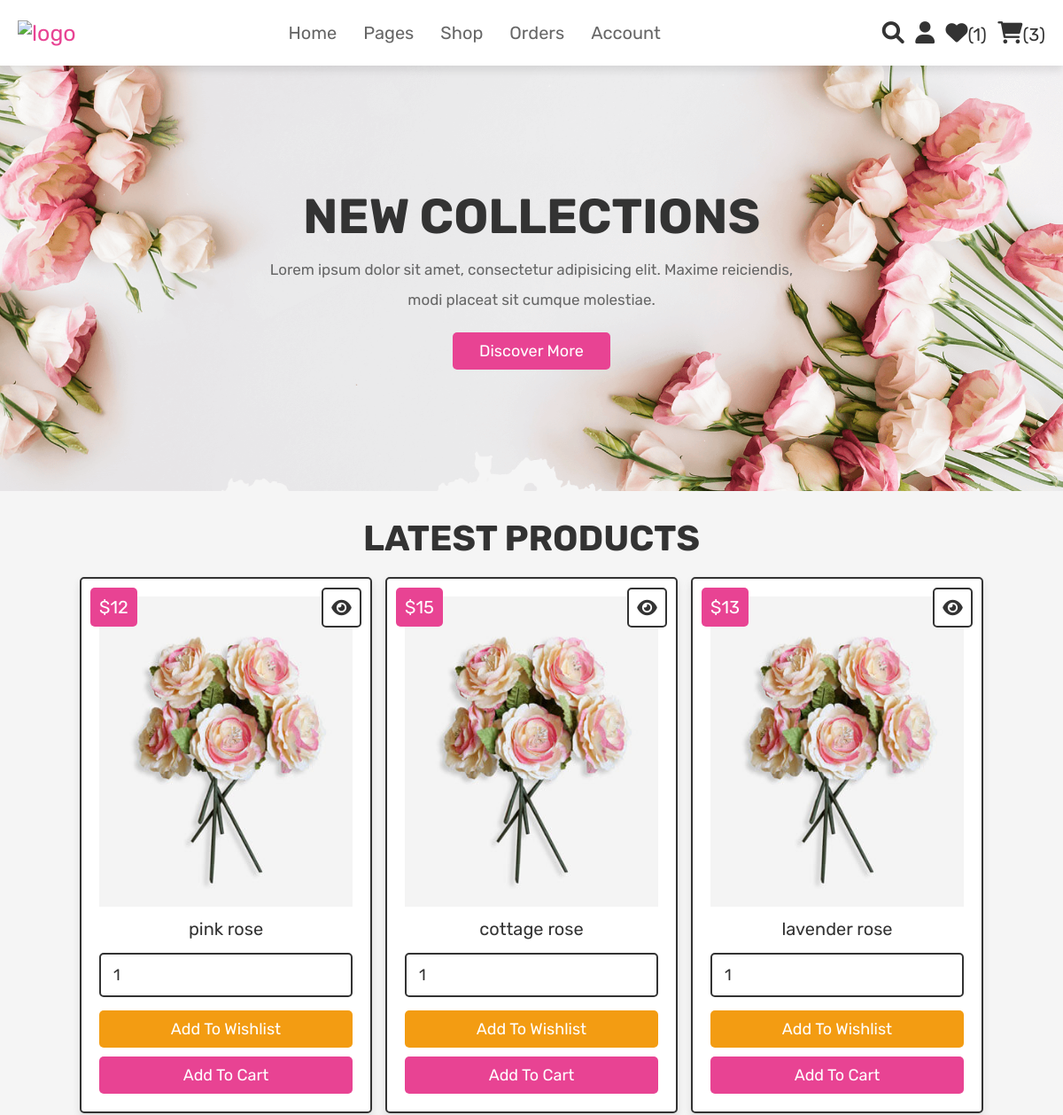
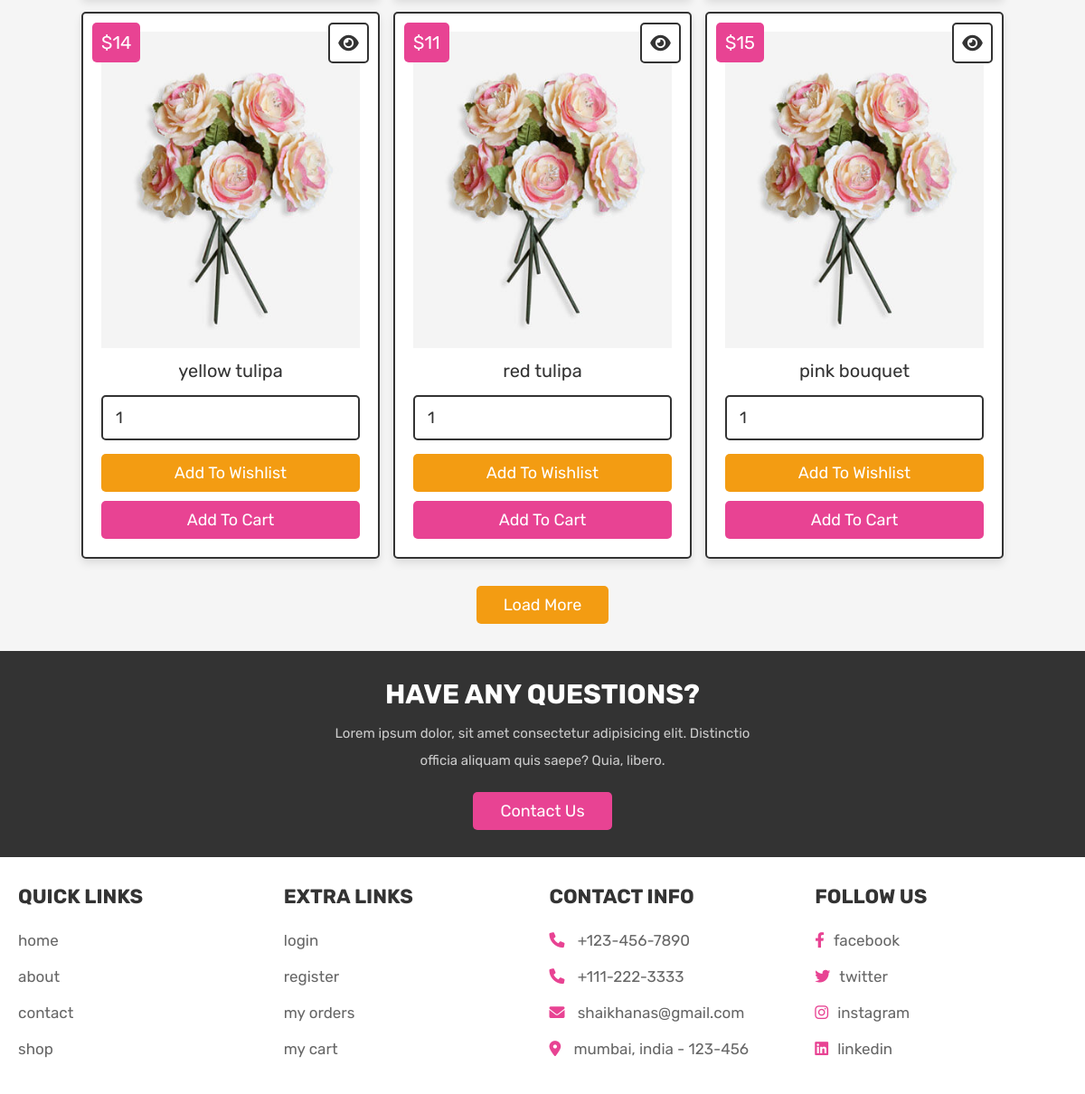
Screenshot of /home.php (signed in) with the database file from the repository (2 pictures, top to bottom).
### tables this page shows
CREATE TABLE products (
  id int(100) NOT NULL,
  name varchar(100) NOT NULL,
  details varchar(500) NOT NULL,
  price int(100) NOT NULL,
  image varchar(100) NOT NULL
);

### home.php (the view, shortened to what this page needs)
<?php
@include 'config.php';
$user_id = $_SESSION['user_id'];
?>
<!DOCTYPE html>
<html lang="en">
<head>
   <link rel="stylesheet" href="https://cdnjs.cloudflare.com/ajax/libs/font-awesome/6.0.0/css/all.min.css">
   <link rel="stylesheet" href="css/new/user/style_home.css">
</head>
<body>
<?php @include 'header.php'; ?>
<section class="home">
   <div class="content">
      <h3>new collections</h3>
      <p>Lorem ipsum dolor sit amet, consectetur adipisicing elit. Maxime reiciendis, modi placeat sit cumque molestiae.</p>
      <a href="about.php" class="btn">discover more</a>
   </div>
</section>
<section class="products">
   <h1 class="title">latest products</h1>
   <div class="box-container">
      <?php
         $select_products = mysqli_query($conn, "SELECT * FROM `products` LIMIT 6") or die('query failed');
         if(mysqli_num_rows($select_products) > 0){
            while($fetch_products = mysqli_fetch_assoc($select_products)){
      ?>
      <form action="" method="POST" class="box">
         <a href="view_page.php?pid=<?php echo $fetch_products['id']; ?>" class="fas fa-eye"></a>
         <div class="price">$<?php echo $fetch_products['price']; ?></div>
         <img src="./flowers/pink bouquet.jpg" alt="" class="image">
         <div class="name"><?php echo $fetch_products['name']; ?></div>
         <input type="number" name="product_quantity" value="1" min="0" class="qty">
         <input type="submit" value="add to wishlist" name="add_to_wishlist" class="option-btn">
         <input type="submit" value="add to cart" name="add_to_cart" class="btn">
      </form>
      <?php
         }
      }else{
         echo '<p class="empty">no products added yet!</p>';
      }
      ?>
   </div>
   <div class="more-btn">
      <a href="shop.php" class="option-btn">load more</a>
   </div>
</section>
<section class="home-contact">
   <div class="content">
      <h3>have any questions?</h3>
      <p>Lorem ipsum dolor, sit amet consectetur adipisicing elit. Distinctio officia aliquam quis saepe? Quia, libero.</p>
      <a href="contact.php" class="btn">contact us</a>
   </div>
</section>
<?php @include 'footer.php'; ?>
</body>
</html>

### header.php (shortened to what this page needs)
<header class="header">
    <div class="flex">
        <a href="home.php" class="logo">
            <img src="#" alt="logo">
        </a>
        <nav class="navbar">
            <ul>
                <li><a href="home.php">home</a></li>
                <li><a href="#">pages </a>
                </li>
                <li><a href="shop.php">shop</a></li>
                <li><a href="orders.php">orders</a></li>
                <li><a href="#">account </a>
                </li>
            </ul>
        </nav>
        <div class="icons">
            <a href="search_page.php" class="fas fa-search"></a>
            <div id="user-btn" class="fas fa-user"></div>
            <?php
                $select_wishlist_count = mysqli_query($conn, "SELECT * FROM `wishlist` WHERE user_id = '$user_id'") or die('query failed');
                $wishlist_num_rows = mysqli_num_rows($select_wishlist_count);
            ?>
            <a href="wishlist.php"><i class="fas fa-heart"></i><span>(<?php echo $wishlist_num_rows; ?>)</span></a>
            <?php
                $select_cart_count = mysqli_query($conn, "SELECT * FROM `cart` WHERE user_id = '$user_id'") or die('query failed');
                $cart_num_rows = mysqli_num_rows($select_cart_count);
            ?>
            <a href="cart.php"><i class="fas fa-shopping-cart"></i><span>(<?php echo $cart_num_rows; ?>)</span></a>
        </div>
    </div>
</header>

### footer.php
<section class="footer">
    <div class="box-container">
        <div class="box">
            <h3>quick links</h3>
            <a href="home.php">home</a>
            <a href="about.php">about</a>
            <a href="contact.php">contact</a>
            <a href="shop.php">shop</a>
        </div>
        <div class="box">
            <h3>extra links</h3>
            <a href="login.php">login</a>
            <a href="register.php">register</a>
            <a href="orders.php">my orders</a>
            <a href="cart.php">my cart</a>
        </div>
        <div class="box">
            <h3>contact info</h3>
            <p> <i class="fas fa-phone"></i> +123-456-7890 </p>
            <p> <i class="fas fa-phone"></i> +111-222-3333 </p>
            <p> <i class="fas fa-envelope"></i> shaikhanas@gmail.com </p>
            <p> <i class="fas fa-map-marker-alt"></i> mumbai, india - 123-456 </p>
        </div>
        <div class="box">
            <h3>follow us</h3>
            <a href="#"><i class="fab fa-facebook-f"></i>facebook</a>
            <a href="#"><i class="fab fa-twitter"></i>twitter</a>
            <a href="#"><i class="fab fa-instagram"></i>instagram</a>
            <a href="#"><i class="fab fa-linkedin"></i>linkedin</a>
        </div>
    </div>
</section>

### css/new/user/style_home.css (style rules this page uses)
:root { --pink:#e84393; --red:#c0392b; --orange:#f39c12; --black:#333; --white:#fff; --light-color:#666; --light-white:#ccc; --light-bg:#f5f5f5; --border:.2rem solid var(--black); --box-shadow:0 .5rem 1rem rgba(0,0,0,.1); }
* { font-family: 'Rubik', sans-serif; margin:0; padding:0; box-sizing: border-box; outline: none; border:none; text-decoration: none; transition:all .2s linear; }
html { font-size: 62.5%; overflow-x: hidden; scroll-behavior: smooth; scroll-padding-top: 6.5rem; }
body { background: var(--light-bg); }
section { padding:3rem 2rem; }
.btn, .delete-btn, .option-btn { display: inline-block; border-radius: .5rem; margin-top: 1rem; font-size: 1.8rem; color:var(--white); cursor: pointer; padding:1rem 3rem; text-transform: capitalize; }
.btn { background-color: var(--pink); }
.option-btn { background-color: var(--orange); }
.more-btn { margin-top: 2rem; text-align: center; }
.title { text-align: center; margin-bottom: 2rem; color:var(--black); text-transform: uppercase; font-size: 4rem; }
.header { position: sticky; top:0; left:0; right:0; background-color: var(--white); z-index: 1000; box-shadow: var(--box-shadow); }
.header .flex { margin: 0 auto; display: flex; align-items: center; justify-content: space-between; padding:1.5rem 2rem; max-width: 1200px; position: relative; }
.header .flex .logo { font-size: 2.5rem; color:var(--pink); }
.header .flex .navbar ul { list-style: none; }
.header .flex .navbar ul li { float: left; position: relative; }
.header .flex .navbar ul li a { font-size: 2rem; padding:1rem 1.5rem; display: block; color:var(--light-color); text-transform: capitalize; }
.header .flex .icons > * { font-size: 2.5rem; margin-left: 1rem; color:var(--black); cursor: pointer; }
.header .flex .icons span { font-size: 2rem; }
.home { min-height: 60vh; background:url(../images/home-bg.png) no-repeat; background-size: cover; background-position: center; display: flex; align-items: center; justify-content: center; }
.home .content { text-align: center; }
.home .content h3 { text-transform: uppercase; color:var(--black); font-size: 5.5rem; }
.home .content p { max-width: 60rem; margin:1rem auto; line-height:2; font-size: 1.7rem; color:var(--light-color); }
.products .box-container { max-width: 1200px; margin:0 auto; display: grid; grid-template-columns: repeat(auto-fit, 33rem); gap:1.5rem; align-items: flex-start; justify-content: center; }
.products .box-container .box { background-color: var(--white); border:var(--border); box-shadow: var(--box-shadow); border-radius: .5rem; padding:2rem; text-align: center; position: relative; }
.products .box-container .box .image { height: 35rem; width: 100%; object-fit: cover; }
.products .box-container .box .fa-eye, .products .box-container .box .price { position: absolute; top:1rem; border-radius: .5rem; }
.products .box-container .box .price { font-size: 2rem; padding:1rem; background-color: var(--pink); color:var(--white); left:1rem; }
.products .box-container .box .fa-eye { right:1rem; height: 4.5rem; width: 4.5rem; line-height: 4.2rem; font-size: 2rem; background-color: var(--white); color:var(--black); border:var(--border); }
.products .box-container .box .name { margin:1rem; font-size: 2rem; color:var(--black); }
.products .box-container .box .qty { width: 100%; padding:1.2rem 1.4rem; font-size: 1.8rem; color:var(--black); border:var(--border); border-radius: .5rem; margin:.5rem 0; }
.products .box-container .box .btn, .products .box-container .box .option-btn { width: 100%; }
.home-contact { background-color: var(--black); text-align: center; }
.home-contact .content { max-width: 50rem; margin:0 auto; }
.home-contact .content h3 { text-transform: uppercase; color:var(--white); font-size: 3rem; }
.home-contact .content p { line-height: 2; font-size: 1.5rem; color:var(--light-white); padding:1rem 0; }
.footer { background-color: var(--white); }
.footer .box-container { max-width: 1200px; margin:0 auto; display: grid; grid-template-columns: repeat(auto-fit, minmax(27rem, 1fr)); gap:1.5rem; align-items: flex-start; }
.footer .box-container .box h3 { font-size: 2.2rem; color:var(--black); margin-bottom: 1.5rem; text-transform: uppercase; }
.footer .box-container a, .footer .box-container p { font-size: 1.7rem; color:var(--light-color); padding:1rem 0; display: block; }
.footer .box-container a i, .footer .box-container p i { color:var(--pink); padding-right: 1rem; }

### rows the page displays
products: price "12", name "pink rose"
products: price "15", name "cottage rose"
products: price "13", name "lavender rose"
products: price "14", name "yellow tulipa"
products: price "11", name "red tulipa"
products: price "15", name "pink bouquet"

### other values shown
$wishlist_num_rows "1"
$cart_num_rows "3"
